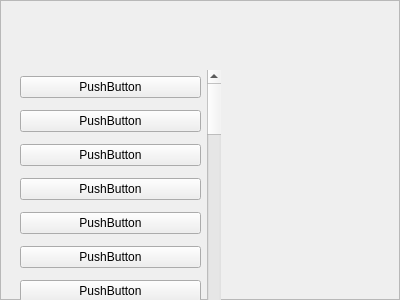
<?xml version="1.0" encoding="UTF-8"?>
<ui version="4.0">
 <class>Frame</class>
 <widget class="QFrame" name="Frame">
  <property name="geometry">
   <rect>
    <x>0</x>
    <y>0</y>
    <width>400</width>
    <height>300</height>
   </rect>
  </property>
  <property name="windowTitle">
   <string>Frame</string>
  </property>
  <property name="frameShape">
   <enum>QFrame::StyledPanel</enum>
  </property>
  <property name="frameShadow">
   <enum>QFrame::Raised</enum>
  </property>
  <widget class="QWidget" name="horizontalLayoutWidget">
   <property name="geometry">
    <rect>
     <x>20</x>
     <y>70</y>
     <width>201</width>
     <height>578</height>
    </rect>
   </property>
   <layout class="QHBoxLayout" name="horizontalLayout">
    <item>
     <layout class="QVBoxLayout" name="verticalLayout">
      <item>
       <widget class="QPushButton" name="pushButton_3">
        <property name="text">
         <string>PushButton</string>
        </property>
       </widget>
      </item>
      <item>
       <widget class="QPushButton" name="pushButton_5">
        <property name="text">
         <string>PushButton</string>
        </property>
       </widget>
      </item>
      <item>
       <widget class="QPushButton" name="pushButton_17">
        <property name="text">
         <string>PushButton</string>
        </property>
       </widget>
      </item>
      <item>
       <widget class="QPushButton" name="pushButton_16">
        <property name="text">
         <string>PushButton</string>
        </property>
       </widget>
      </item>
      <item>
       <widget class="QPushButton" name="pushButton_15">
        <property name="text">
         <string>PushButton</string>
        </property>
       </widget>
      </item>
      <item>
       <widget class="QPushButton" name="pushButton_10">
        <property name="text">
         <string>PushButton</string>
        </property>
       </widget>
      </item>
      <item>
       <widget class="QPushButton" name="pushButton_14">
        <property name="text">
         <string>PushButton</string>
        </property>
       </widget>
      </item>
      <item>
       <widget class="QPushButton" name="pushButton_13">
        <property name="text">
         <string>PushButton</string>
        </property>
       </widget>
      </item>
      <item>
       <widget class="QPushButton" name="pushButton_11">
        <property name="text">
         <string>PushButton</string>
        </property>
       </widget>
      </item>
      <item>
       <widget class="QPushButton" name="pushButton_12">
        <property name="text">
         <string>PushButton</string>
        </property>
       </widget>
      </item>
      <item>
       <widget class="QPushButton" name="pushButton_8">
        <property name="text">
         <string>PushButton</string>
        </property>
       </widget>
      </item>
      <item>
       <widget class="QPushButton" name="pushButton_9">
        <property name="text">
         <string>PushButton</string>
        </property>
       </widget>
      </item>
      <item>
       <widget class="QPushButton" name="pushButton_7">
        <property name="text">
         <string>PushButton</string>
        </property>
       </widget>
      </item>
      <item>
       <widget class="QPushButton" name="pushButton_6">
        <property name="text">
         <string>PushButton</string>
        </property>
       </widget>
      </item>
      <item>
       <widget class="QPushButton" name="pushButton_4">
        <property name="text">
         <string>PushButton</string>
        </property>
       </widget>
      </item>
      <item>
       <widget class="QPushButton" name="pushButton_2">
        <property name="text">
         <string>PushButton</string>
        </property>
       </widget>
      </item>
      <item>
       <widget class="QPushButton" name="pushButton">
        <property name="text">
         <string>PushButton</string>
        </property>
       </widget>
      </item>
     </layout>
    </item>
    <item>
     <widget class="QScrollBar" name="verticalScrollBar">
      <property name="orientation">
       <enum>Qt::Vertical</enum>
      </property>
     </widget>
    </item>
   </layout>
  </widget>
 </widget>
 <resources/>
 <connections/>
</ui>
